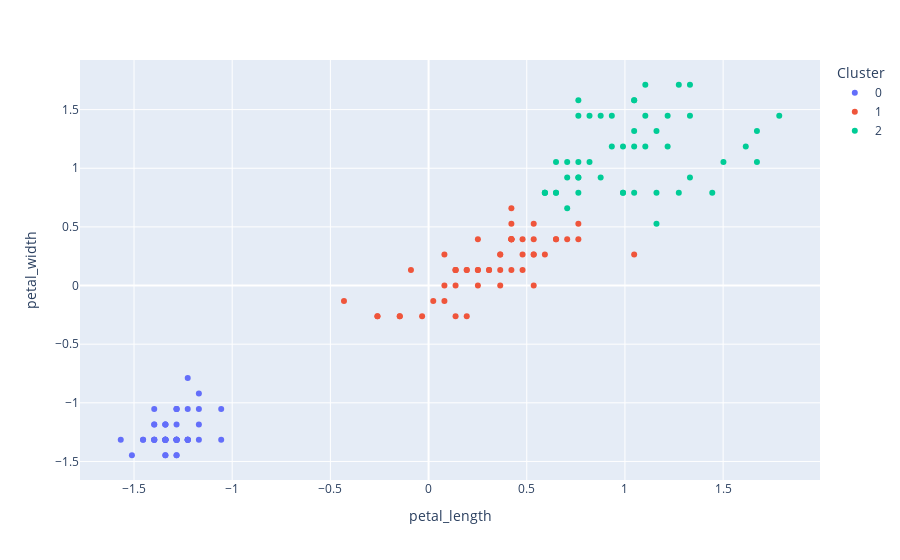

Notebook cell for this chart:
### Code cell
kmeans = KMeans(3)
kmeans.fit(x)
clusters_identificados = kmeans.fit_predict(x)
datos_con_clusters = datos.copy()
datos_con_clusters['petal_length'] = x.T[0]
datos_con_clusters['petal_width'] = x.T[1]
datos_con_clusters['Cluster'] = clusters_identificados
datos_con_clusters["Cluster"] = datos_con_clusters["Cluster"].astype("category")
fig = px.scatter(datos_con_clusters, 
                 x = "petal_length", 
                 y = "petal_width", 
                 color = "Cluster",
#                 size = '', 
                )
fig.show()

### Figure 1 — Plotly figure (JSON) as saved in the notebook; plotly's stock layout.template omitted (floating-point values rounded to 4 significant figures)
{"data": [{"hovertemplate": "Cluster=0<br>petal_length=%{x}<br>petal_width=%{y}<extra></extra>", "legendgroup": "0", "marker": {"color": "#636efa", "symbol": "circle"}, "mode": "markers", "name": "0", "orientation": "v", "showlegend": true, "type": "scatter", "x": [-1.34, -1.34, -1.397, -1.283, -1.34, -1.17, -1.34, -1.283, -1.34, -1.283, -1.283, -1.227, -1.34, -1.511, -1.454, -1.283, -1.397, -1.34, -1.17, -1.283, -1.17, -1.283, -1.568, -1.17, -1.056, -1.227, -1.227, -1.283, -1.34, -1.227, -1.227, -1.283, -1.283, -1.34, -1.283, -1.454, -1.397, -1.34, -1.397, -1.283, -1.397, -1.397, -1.397, -1.227, -1.056, -1.34, -1.227, -1.34, -1.283, -1.34], "xaxis": "x", "y": [-1.315, -1.315, -1.315, -1.315, -1.315, -1.052, -1.184, -1.315, -1.315, -1.447, -1.315, -1.315, -1.447, -1.447, -1.315, -1.052, -1.052, -1.184, -1.184, -1.184, -1.315, -1.052, -1.315, -0.9205, -1.315, -1.315, -1.052, -1.315, -1.315, -1.315, -1.315, -1.052, -1.447, -1.315, -1.315, -1.315, -1.315, -1.447, -1.315, -1.315, -1.184, -1.184, -1.315, -0.7889, -1.052, -1.184, -1.315, -1.315, -1.315, -1.315], "yaxis": "y"}, {"hovertemplate": "Cluster=1<br>petal_length=%{x}<br>petal_width=%{y}<extra></extra>", "legendgroup": "1", "marker": {"color": "#EF553B", "symbol": "circle"}, "mode": "markers", "name": "1", "orientation": "v", "showlegend": true, "type": "scatter", "x": [0.5354, 0.4217, 0.6491, 0.1375, 0.4786, 0.4217, 0.5354, -0.2603, 0.4786, 0.08071, -0.1466, 0.2512, 0.1375, 0.5354, -0.0898, 0.3649, 0.4217, 0.1944, 0.4217, 0.08071, 0.1375, 0.6491, 0.5354, 0.3081, 0.3649, 0.5922, 0.4217, -0.1466, 0.02387, -0.03297, 0.08071, 0.7628, 0.4217, 0.4217, 0.5354, 0.3649, 0.1944, 0.1375, 0.3649, 0.4786, 0.1375, -0.2603, 0.2512, 0.2512, 0.2512, 0.3081, -0.4308, 0.1944, 0.4217, 0.7059, 0.7628, 1.047], "xaxis": "x", "y": [0.2641, 0.3958, 0.3958, 0.1325, 0.3958, 0.1325, 0.5274, -0.2624, 0.1325, 0.2641, -0.2624, 0.3958, -0.2624, 0.2641, 0.1325, 0.2641, 0.3958, -0.2624, 0.3958, -0.1308, 0.1325, 0.3958, 0.0008775, 0.1325, 0.2641, 0.2641, 0.3958, -0.2624, -0.1308, -0.2624, 0.0008775, 0.5274, 0.3958, 0.5274, 0.3958, 0.1325, 0.1325, 0.1325, 0.0008775, 0.2641, 0.0008775, -0.2624, 0.1325, 0.0008775, 0.1325, 0.1325, -0.1308, 0.1325, 0.659, 0.3958, 0.3958, 0.2641], "yaxis": "y"}, {"hovertemplate": "Cluster=2<br>petal_length=%{x}<br>petal_width=%{y}<extra></extra>", "legendgroup": "2", "marker": {"color": "#00cc96", "symbol": "circle"}, "mode": "markers", "name": "2", "orientation": "v", "showlegend": true, "type": "scatter", "x": [0.5922, 0.7059, 1.274, 0.7628, 1.217, 1.047, 1.161, 1.615, 1.445, 1.161, 1.331, 0.7628, 0.8764, 0.9901, 0.7059, 0.7628, 0.8764, 0.9901, 1.672, 1.786, 1.104, 0.6491, 1.672, 0.6491, 1.104, 1.274, 0.5922, 0.6491, 1.047, 1.161, 1.331, 1.502, 1.047, 1.331, 1.047, 0.9901, 0.5922, 0.9333, 1.047, 0.7628, 0.7628, 1.217, 1.104, 0.8196, 0.7059, 0.8196, 0.9333, 0.7628], "xaxis": "x", "y": [0.7907, 0.659, 1.712, 0.9223, 1.186, 0.7907, 1.317, 1.186, 0.7907, 0.7907, 1.712, 1.054, 0.9223, 1.186, 1.054, 1.58, 1.449, 0.7907, 1.317, 1.449, 1.449, 1.054, 1.054, 0.7907, 1.186, 0.7907, 0.7907, 0.7907, 1.186, 0.5274, 0.9223, 1.054, 1.317, 1.449, 1.58, 0.7907, 0.7907, 1.186, 1.58, 1.449, 0.9223, 1.449, 1.712, 1.449, 0.9223, 1.054, 1.449, 0.7907], "yaxis": "y"}], "layout": {"legend": {"title": {"text": "Cluster"}, "tracegroupgap": 0}, "margin": {"t": 60}, "xaxis": {"anchor": "y", "domain": [0, 1], "title": {"text": "petal_length"}}, "yaxis": {"anchor": "x", "domain": [0, 1], "title": {"text": "petal_width"}}}}
